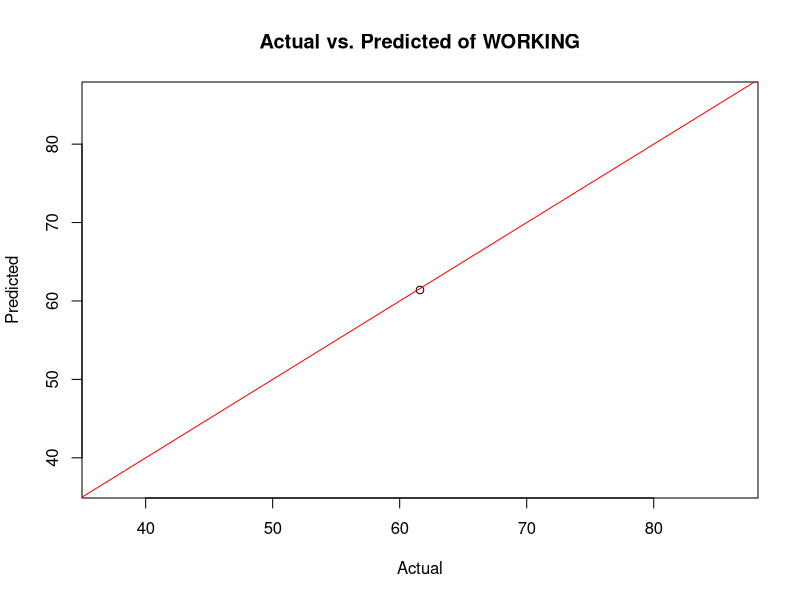

Source code (R):
# Set working directory
setwd("C:\\Users\\A S U S\\Documents/FYP")

# Load necessary libraries
library(tidyverse)
library(caret)

# Read the dataset
d <- read.csv("Graduate employability.csv")
d
View(d)
str(d)
summary(d)
head(d)
# Data cleaning and preparation
# Handling missing and infinite values for numeric columns
d <- d %>% mutate_all(~ ifelse(!is.finite(.), NA, .)) %>%
  na.omit()

#WORKING
# Split the data into features (X) and target variable (y)
X <- select(d, -working, -YEAR)  # Features
y <- d$working  # Target variable

# Split the data into training and testing sets
set.seed(123)
train_data <- d[1:3, ]
test_data <- d[4, ]

# Build a linear regression model
model <- lm(working ~ ., data = train_data)

# Make predictions on the test set
predictions <- predict(model, newdata = test_data)

# Evaluate the model
mse <- mean((predictions - test_data$working)^2)
rmse <- sqrt(mse)

# Print the root mean squared error (RMSE)
print(paste("Root Mean Squared Error:", round(rmse, 2)))

# Visualize the results
plot(test_data$working, predictions, main = "Actual vs. Predicted of WORKING",
     xlab = "Actual", ylab = "Predicted")
abline(0, 1, col = "red")


# Create a data frame with actual and predicted values
results <- data.frame(Actual = test_data$working, Predicted = predictions)

# Print the results table
print(results)

